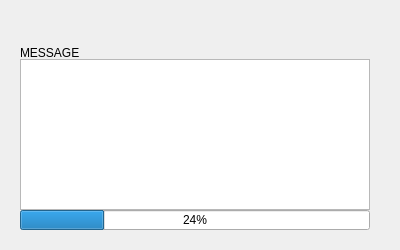
<?xml version="1.0" encoding="UTF-8"?>
<ui version="4.0">
 <class>DialogTask</class>
 <widget class="QDialog" name="DialogTask">
  <property name="geometry">
   <rect>
    <x>0</x>
    <y>0</y>
    <width>400</width>
    <height>250</height>
   </rect>
  </property>
  <property name="windowTitle">
   <string>Dialog</string>
  </property>
  <widget class="QListWidget" name="listWidgetStatus">
   <property name="geometry">
    <rect>
     <x>20</x>
     <y>59</y>
     <width>350</width>
     <height>151</height>
    </rect>
   </property>
   <property name="alternatingRowColors">
    <bool>false</bool>
   </property>
   <property name="selectionMode">
    <enum>QAbstractItemView::SelectionMode::NoSelection</enum>
   </property>
   <property name="wordWrap">
    <bool>true</bool>
   </property>
  </widget>
  <widget class="QProgressBar" name="progressBar">
   <property name="geometry">
    <rect>
     <x>20</x>
     <y>210</y>
     <width>350</width>
     <height>20</height>
    </rect>
   </property>
   <property name="value">
    <number>24</number>
   </property>
  </widget>
  <widget class="QLabel" name="labelMessage">
   <property name="geometry">
    <rect>
     <x>20</x>
     <y>20</y>
     <width>350</width>
     <height>40</height>
    </rect>
   </property>
   <property name="text">
    <string>MESSAGE</string>
   </property>
   <property name="alignment">
    <set>Qt::AlignmentFlag::AlignBottom|Qt::AlignmentFlag::AlignLeading|Qt::AlignmentFlag::AlignLeft</set>
   </property>
  </widget>
 </widget>
 <resources/>
 <connections/>
</ui>
